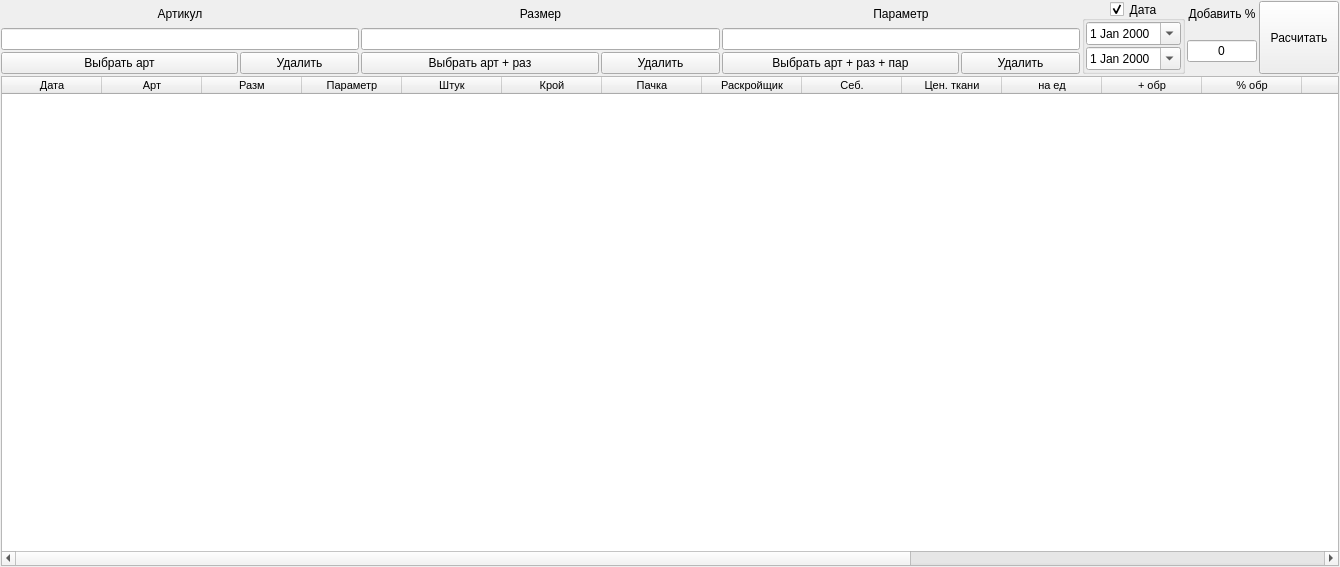
<?xml version="1.0" encoding="UTF-8"?>
<ui version="4.0">
 <class>MainWindow</class>
 <widget class="QMainWindow" name="MainWindow">
  <property name="geometry">
   <rect>
    <x>0</x>
    <y>0</y>
    <width>1340</width>
    <height>567</height>
   </rect>
  </property>
  <property name="windowTitle">
   <string>MainWindow</string>
  </property>
  <widget class="QWidget" name="centralwidget">
   <layout class="QGridLayout" name="gridLayout_2">
    <property name="leftMargin">
     <number>1</number>
    </property>
    <property name="topMargin">
     <number>1</number>
    </property>
    <property name="rightMargin">
     <number>1</number>
    </property>
    <property name="bottomMargin">
     <number>1</number>
    </property>
    <property name="spacing">
     <number>2</number>
    </property>
    <item row="2" column="0">
     <widget class="QTableWidget" name="table_widget">
      <property name="font">
       <font>
        <family>Tahoma</family>
        <pointsize>8</pointsize>
       </font>
      </property>
      <property name="editTriggers">
       <set>QAbstractItemView::NoEditTriggers</set>
      </property>
      <property name="alternatingRowColors">
       <bool>true</bool>
      </property>
      <property name="selectionBehavior">
       <enum>QAbstractItemView::SelectRows</enum>
      </property>
      <property name="sortingEnabled">
       <bool>true</bool>
      </property>
      <attribute name="horizontalHeaderMinimumSectionSize">
       <number>35</number>
      </attribute>
      <attribute name="verticalHeaderVisible">
       <bool>false</bool>
      </attribute>
      <attribute name="verticalHeaderDefaultSectionSize">
       <number>20</number>
      </attribute>
      <attribute name="verticalHeaderMinimumSectionSize">
       <number>18</number>
      </attribute>
      <column>
       <property name="text">
        <string>Дата</string>
       </property>
      </column>
      <column>
       <property name="text">
        <string>Арт</string>
       </property>
      </column>
      <column>
       <property name="text">
        <string>Разм</string>
       </property>
      </column>
      <column>
       <property name="text">
        <string>Параметр</string>
       </property>
      </column>
      <column>
       <property name="text">
        <string>Штук</string>
       </property>
      </column>
      <column>
       <property name="text">
        <string>Крой</string>
       </property>
      </column>
      <column>
       <property name="text">
        <string>Пачка</string>
       </property>
      </column>
      <column>
       <property name="text">
        <string>Раскройщик</string>
       </property>
      </column>
      <column>
       <property name="text">
        <string>Себ.</string>
       </property>
      </column>
      <column>
       <property name="text">
        <string>Цен. ткани</string>
       </property>
      </column>
      <column>
       <property name="text">
        <string>на ед</string>
       </property>
      </column>
      <column>
       <property name="text">
        <string>+ обр</string>
       </property>
      </column>
      <column>
       <property name="text">
        <string>% обр</string>
       </property>
      </column>
      <column>
       <property name="text">
        <string>Опер</string>
       </property>
      </column>
      <column>
       <property name="text">
        <string>Фурн</string>
       </property>
      </column>
      <column>
       <property name="text">
        <string>% брак</string>
       </property>
      </column>
      <column>
       <property name="text">
        <string>Себ + %</string>
       </property>
      </column>
      <column>
       <property name="text">
        <string>Ткани в ед.</string>
       </property>
      </column>
      <column>
       <property name="text">
        <string>+обрезь</string>
       </property>
      </column>
     </widget>
    </item>
    <item row="1" column="0">
     <layout class="QGridLayout" name="gridLayout">
      <property name="spacing">
       <number>2</number>
      </property>
      <item row="1" column="2">
       <widget class="QLineEdit" name="le_param">
        <property name="alignment">
         <set>Qt::AlignCenter</set>
        </property>
        <property name="readOnly">
         <bool>true</bool>
        </property>
       </widget>
      </item>
      <item row="1" column="0">
       <widget class="QLineEdit" name="le_art">
        <property name="alignment">
         <set>Qt::AlignCenter</set>
        </property>
        <property name="readOnly">
         <bool>true</bool>
        </property>
       </widget>
      </item>
      <item row="0" column="0">
       <widget class="QLabel" name="label">
        <property name="text">
         <string>Артикул</string>
        </property>
        <property name="alignment">
         <set>Qt::AlignCenter</set>
        </property>
       </widget>
      </item>
      <item row="0" column="5" rowspan="3">
       <widget class="QPushButton" name="pushButton_7">
        <property name="sizePolicy">
         <sizepolicy hsizetype="Minimum" vsizetype="Minimum">
          <horstretch>0</horstretch>
          <verstretch>0</verstretch>
         </sizepolicy>
        </property>
        <property name="text">
         <string>Расчитать</string>
        </property>
       </widget>
      </item>
      <item row="0" column="2">
       <widget class="QLabel" name="label_3">
        <property name="text">
         <string>Параметр</string>
        </property>
        <property name="alignment">
         <set>Qt::AlignCenter</set>
        </property>
       </widget>
      </item>
      <item row="1" column="1">
       <widget class="QLineEdit" name="le_size">
        <property name="alignment">
         <set>Qt::AlignCenter</set>
        </property>
        <property name="readOnly">
         <bool>true</bool>
        </property>
       </widget>
      </item>
      <item row="0" column="1">
       <widget class="QLabel" name="label_2">
        <property name="text">
         <string>Размер</string>
        </property>
        <property name="alignment">
         <set>Qt::AlignCenter</set>
        </property>
       </widget>
      </item>
      <item row="2" column="1">
       <layout class="QHBoxLayout" name="horizontalLayout_2" stretch="2,1">
        <item>
         <widget class="QPushButton" name="pb_size">
          <property name="text">
           <string>Выбрать арт + раз</string>
          </property>
         </widget>
        </item>
        <item>
         <widget class="QPushButton" name="pushButton_3">
          <property name="text">
           <string>Удалить</string>
          </property>
         </widget>
        </item>
       </layout>
      </item>
      <item row="2" column="0">
       <layout class="QHBoxLayout" name="horizontalLayout" stretch="2,1">
        <item>
         <widget class="QPushButton" name="pb_art">
          <property name="text">
           <string>Выбрать арт</string>
          </property>
         </widget>
        </item>
        <item>
         <widget class="QPushButton" name="pushButton_2">
          <property name="styleSheet">
           <string notr="true"/>
          </property>
          <property name="text">
           <string>Удалить</string>
          </property>
         </widget>
        </item>
       </layout>
      </item>
      <item row="2" column="2">
       <layout class="QHBoxLayout" name="horizontalLayout_3" stretch="2,1">
        <item>
         <widget class="QPushButton" name="pb_parametr">
          <property name="text">
           <string>Выбрать арт + раз + пар</string>
          </property>
         </widget>
        </item>
        <item>
         <widget class="QPushButton" name="pushButton_5">
          <property name="sizePolicy">
           <sizepolicy hsizetype="Minimum" vsizetype="Fixed">
            <horstretch>0</horstretch>
            <verstretch>0</verstretch>
           </sizepolicy>
          </property>
          <property name="text">
           <string>Удалить</string>
          </property>
         </widget>
        </item>
       </layout>
      </item>
      <item row="0" column="3" rowspan="3">
       <widget class="QGroupBox" name="gb_date">
        <property name="title">
         <string>Дата</string>
        </property>
        <property name="alignment">
         <set>Qt::AlignCenter</set>
        </property>
        <property name="checkable">
         <bool>true</bool>
        </property>
        <layout class="QGridLayout" name="gridLayout_3">
         <property name="leftMargin">
          <number>1</number>
         </property>
         <property name="topMargin">
          <number>1</number>
         </property>
         <property name="rightMargin">
          <number>1</number>
         </property>
         <property name="bottomMargin">
          <number>1</number>
         </property>
         <property name="spacing">
          <number>2</number>
         </property>
         <item row="0" column="0">
          <widget class="QDateEdit" name="de_date_in">
           <property name="calendarPopup">
            <bool>true</bool>
           </property>
          </widget>
         </item>
         <item row="1" column="0">
          <widget class="QDateEdit" name="de_date_from">
           <property name="calendarPopup">
            <bool>true</bool>
           </property>
          </widget>
         </item>
        </layout>
       </widget>
      </item>
      <item row="0" column="4">
       <widget class="QLabel" name="label_4">
        <property name="text">
         <string>Добавить %</string>
        </property>
        <property name="alignment">
         <set>Qt::AlignCenter</set>
        </property>
       </widget>
      </item>
      <item row="1" column="4" rowspan="2">
       <widget class="QLineEdit" name="le_add_percent">
        <property name="minimumSize">
         <size>
          <width>0</width>
          <height>0</height>
         </size>
        </property>
        <property name="maximumSize">
         <size>
          <width>70</width>
          <height>16777215</height>
         </size>
        </property>
        <property name="text">
         <string>0</string>
        </property>
        <property name="alignment">
         <set>Qt::AlignCenter</set>
        </property>
       </widget>
      </item>
     </layout>
    </item>
   </layout>
  </widget>
 </widget>
 <resources/>
 <connections>
  <connection>
   <sender>pushButton_7</sender>
   <signal>clicked()</signal>
   <receiver>MainWindow</receiver>
   <slot>ui_calc()</slot>
   <hints>
    <hint type="sourcelabel">
     <x>1272</x>
     <y>49</y>
    </hint>
    <hint type="destinationlabel">
     <x>1032</x>
     <y>37</y>
    </hint>
   </hints>
  </connection>
  <connection>
   <sender>pb_art</sender>
   <signal>clicked()</signal>
   <receiver>MainWindow</receiver>
   <slot>ui_view_art()</slot>
   <hints>
    <hint type="sourcelabel">
     <x>48</x>
     <y>46</y>
    </hint>
    <hint type="destinationlabel">
     <x>-98</x>
     <y>46</y>
    </hint>
   </hints>
  </connection>
  <connection>
   <sender>pb_size</sender>
   <signal>clicked()</signal>
   <receiver>MainWindow</receiver>
   <slot>ui_view_art()</slot>
   <hints>
    <hint type="sourcelabel">
     <x>571</x>
     <y>62</y>
    </hint>
    <hint type="destinationlabel">
     <x>344</x>
     <y>-61</y>
    </hint>
   </hints>
  </connection>
  <connection>
   <sender>pb_parametr</sender>
   <signal>clicked()</signal>
   <receiver>MainWindow</receiver>
   <slot>ui_view_art()</slot>
   <hints>
    <hint type="sourcelabel">
     <x>917</x>
     <y>62</y>
    </hint>
    <hint type="destinationlabel">
     <x>630</x>
     <y>-68</y>
    </hint>
   </hints>
  </connection>
  <connection>
   <sender>pushButton_5</sender>
   <signal>clicked()</signal>
   <receiver>le_param</receiver>
   <slot>clear()</slot>
   <hints>
    <hint type="sourcelabel">
     <x>958</x>
     <y>53</y>
    </hint>
    <hint type="destinationlabel">
     <x>955</x>
     <y>25</y>
    </hint>
   </hints>
  </connection>
  <connection>
   <sender>pushButton_3</sender>
   <signal>clicked()</signal>
   <receiver>le_size</receiver>
   <slot>clear()</slot>
   <hints>
    <hint type="sourcelabel">
     <x>608</x>
     <y>54</y>
    </hint>
    <hint type="destinationlabel">
     <x>610</x>
     <y>26</y>
    </hint>
   </hints>
  </connection>
  <connection>
   <sender>pushButton_2</sender>
   <signal>clicked()</signal>
   <receiver>le_art</receiver>
   <slot>clear()</slot>
   <hints>
    <hint type="sourcelabel">
     <x>286</x>
     <y>49</y>
    </hint>
    <hint type="destinationlabel">
     <x>287</x>
     <y>32</y>
    </hint>
   </hints>
  </connection>
 </connections>
 <slots>
  <slot>ui_calc()</slot>
  <slot>ui_view_art()</slot>
 </slots>
</ui>
